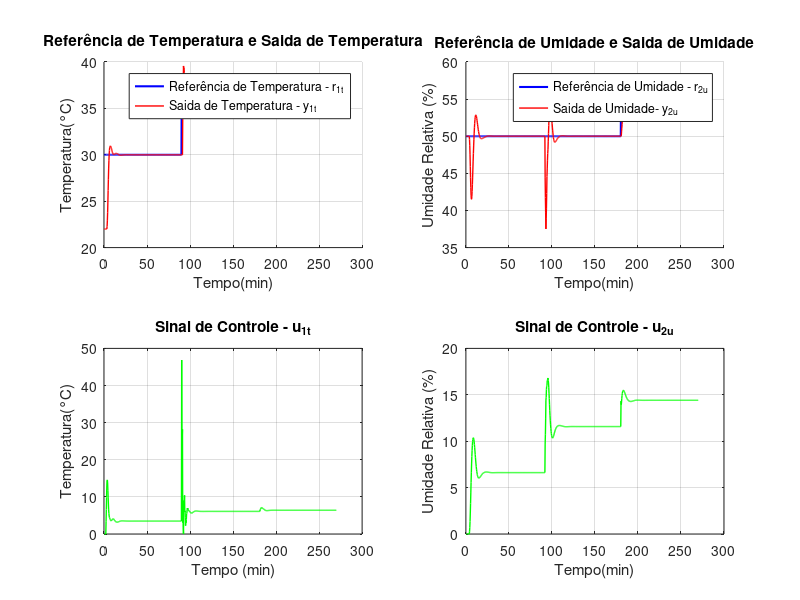

Write MATLAB code to recreate this figure.
%C?digo de Implementa PID ZN

varlist = {'r','u','y', 'tempo'};

clear(varlist{:})

clf(figure(2))

%Limpar vari?veis do Workspace - INICIO



T_amostra= 18; %Determina??o do per?odo de amostragem

qtde_amostras = 900;

% Inicializações

u_1t = zeros(1, qtde_amostras);

u_2u = zeros(1, qtde_amostras);

y_11t = zeros(1, qtde_amostras);

y_12u = zeros(1, qtde_amostras);

y_21t = zeros(1, qtde_amostras);

y_22u = zeros(1, qtde_amostras);

y_1t = zeros(1, qtde_amostras);

y_2u = zeros(1, qtde_amostras);

erro1 = zeros(1, qtde_amostras);

erro2 = zeros(1, qtde_amostras);

tempo = zeros(1, qtde_amostras);

r_1t = zeros(1, qtde_amostras);

r_2u = zeros(1, qtde_amostras);

% --- DEFINIÇÃO DAS CONDIÇÕES INICIAIS DA SAÍDA TOTAL ---

% O autor do código original define os 7 primeiros pontos para r e y

y_1t_inicial = 22; % Condição inicial da saída de temperatura

y_2u_inicial = 50; % Condição inicial da saída de umidade



% Os primeiros 7 pontos de tempo devem ser configurados com a referência

% e a saída inicial.

for k = 1:7

    r_1t(k) = 30;

    r_2u(k) = 50;
    % u_1t(k) = 7.61;
    % u_2u(k) = 24.8;
    y_1t(k) = y_1t_inicial;

    y_2u(k) = y_2u_inicial;


    erro1(k) = r_1t(k) - y_1t(k);

    erro2(k) = r_2u(k) - y_2u(k);

    tempo(k) = (k) * T_amostra;

end

%% DEFININDO OS PATAMARES DE CADA ENTRADA

% r_1t(1:qtde_amostras) = 30;

r_1t(8:qtde_amostras/3) = 30;

r_1t((qtde_amostras/3+1):(2*qtde_amostras/3)) = 36;

r_1t((2*qtde_amostras/3+1):qtde_amostras) = 36;

% r_2u(1:qtde_amostras) = 55;

r_2u(8:qtde_amostras/3) = 50;

r_2u((qtde_amostras/3+1):(2*qtde_amostras/3)) = 50;

r_2u((2*qtde_amostras/3+1):qtde_amostras) = 55;

%### Ziegler_nichols Frequencial

%temperatura

Kp_t = 2.6760;

Ki_t = 0.0229;

Kd_t = 78.2730;
 

g0_t = Kp_t + ((Ki_t*T_amostra)/2) + (Kd_t/T_amostra);

g1_t = ((Ki_t*T_amostra)/2) - Kp_t - ((2*Kd_t)/T_amostra);

g2_t = Kd_t/T_amostra;



%umidade

Ku_u=.501;

Tu_u=90; %em segundos. Equivale à 1.8 min

%

Kp_u=0.6*Ku_u;

Ti_u=0.5*Tu_u;

Td_u=0.125*Tu_u;



% %M?toro Trapezoidal

Ki_u = Kp_u/Ti_u;

Kd_u = Kp_u*Td_u;



% Kp_u = .5;
% 
% Ki_u = 0.0055;
% 
% Kd_u = 4.0419;


disp(Kp_u);
disp(Ki_u);
disp(Kd_u);
g0_u = Kp_u + ((Ki_u*T_amostra)/2) + (Kd_u/T_amostra);

g1_u = ((Ki_u*T_amostra)/2) - Kp_u - ((2*Kd_u)/T_amostra);

g2_u = Kd_u/T_amostra;

%Loop de Controle

%Calculos dos parametros do controlador PID





% Loop de controle

for k = 8:qtde_amostras

    y_11t(k) = 0.9678 * y_11t(k-1) + 0.08796 * u_1t(k-4) + 0.00509 * u_1t(k-5);

    y_12u(k) = 0.9331 * y_12u(k-1) - 0.003556 * u_2u(k-3) - 0.01718 * u_2u(k-4);

    y_21t(k) = 0.9676 * y_21t(k-1) - 0.1294 * u_1t(k-6) - 0.007485 * u_1t(k-7);

    y_22u(k) = 0.9048 * y_22u(k-1) + 0.02455 * u_2u(k-1) + 0.1869 * u_2u(k-2);



    y_1t(k) = y_11t(k) + y_12u(k) + y_1t_inicial;

    y_2u(k) = y_21t(k) + y_22u(k) + y_2u_inicial;



    erro1(k) = r_1t(k) - y_1t(k);

    erro2(k) = r_2u(k) - y_2u(k);

    u_1t(k) = u_1t(k-1) + g0_t * erro1(k) + g1_t * erro1(k-1) + g2_t * erro1(k-2);

    u_2u(k) = u_2u(k-1) + g0_u * erro2(k) + g1_u * erro2(k-1) + g2_u * erro2(k-2);


    if u_1t(k) > 100

        u_1t(k) = 100;

    end

    if u_1t(k) < 0

        u_1t(k) = 0;

    end

    %-------------------

    if u_2u(k) > 100

        u_2u(k) = 100;

    end

    if u_2u(k) < 0

        u_2u(k) = 0;

    end

    tempo(k) = k * T_amostra;

end





%% PLOTAGEM DE GRÁFICOS
% Subplot para r_1, y_1 e u_1
figure(2);
subplot(2,2,1)
hold on
plot(tempo/60, r_1t, 'b', 'LineWidth', 1.5);
plot(tempo/60, y_1t, 'r', 'LineWidth', 1);
ylabel('Temperatura(°C)');
xlabel('Tempo(min)');
title('Referência de Temperatura e Saida de Temperatura');
legend('Referência de Temperatura - r_{1t}', 'Saida de Temperatura - y_{1t}');
hold off
grid on


subplot(2,2,3)
plot(tempo/60, u_1t, 'g', 'LineWidth', 1);
xlabel('Tempo (min)');
ylabel('Temperatura(°C)');
title('Sinal de Controle - u_{1t}')
grid on

subplot(2,2,2)
hold on
plot(tempo/60, r_2u, 'b', 'LineWidth', 1.5);
plot(tempo/60, y_2u, 'r', 'LineWidth', 1);
ylabel('Umidade Relativa (%)');
xlabel('Tempo(min)');
title('Referência de Umidade e Saida de Umidade');
legend('Referência de Umidade - r_{2u}', 'Saida de Umidade- y_{2u}');
hold off
grid on

subplot(2,2,4)
plot(tempo/60, u_2u, 'g', 'LineWidth', 1);
xlabel('Tempo(min)')
ylabel('Umidade Relativa (%)')
title('Sinal de Controle - u_{2u}')
grid on

% ==== SALVAR DADOS EM PLANILHA ====
% T = table(tempo(:), r_1t(:), r_2u(:), y_1t(:), y_2u(:), u_1t(:), u_2u(:), erro1(:), erro2(:), ...
%     'VariableNames', {'Tempo','Referencia_Temperatura', 'Referencia_Umidade','Saida_Temperatura', 'Saida_Umidade', 'Sinal_Controle_Temperatura', 'Sinal_Controle_Umidade','Erro_Temperatura', 'Erro_Umidade'});
%
% filename = 'planilhas/dados_PID_ZN_incubadora.csv';
% writetable(T, filename);
% disp(['Dados salvos em: ' filename]);
%
% % ==== LER DADOS DA PLANILHA ====
% T_lida = readtable(filename);
%
% disp('Primeiras linhas dos dados lidos:');
% disp(head(T_lida));

% % Se quiser usar as variáveis separadas:
% Tempo = T_lida.Tempo;
% r_1t = T_lida.Referencia_Temperatura;
% r_2u = T_lida.Referencia_Umidade;
% y_1t = T_lida.Saida_Temperatura;
% y_2u = T_lida.Saida_Umidade;
% u_1t = T_lida.Sinal_Controle_Temperatura;
% u_2u = T_lida.Sinal_Controle_Umidade;
% erro1 = T_lida.Erro_Temperatura;
% erro2 = T_lida.Erro_Umidade;
